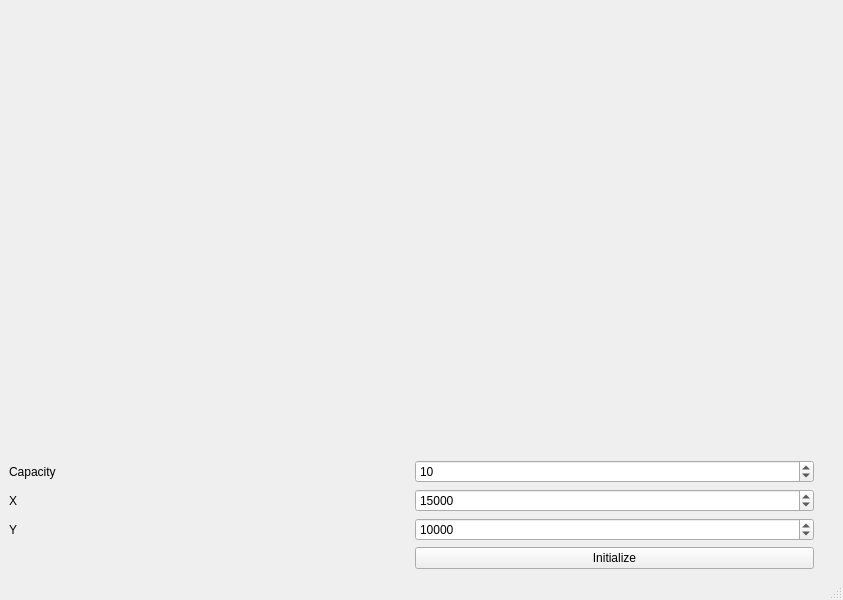
<?xml version="1.0" encoding="UTF-8"?>
<ui version="4.0">
 <class>MainWindow</class>
 <widget class="QMainWindow" name="MainWindow">
  <property name="geometry">
   <rect>
    <x>0</x>
    <y>0</y>
    <width>843</width>
    <height>600</height>
   </rect>
  </property>
  <property name="windowTitle">
   <string>MainWindow</string>
  </property>
  <widget class="QWidget" name="centralwidget">
   <layout class="QGridLayout" name="gridLayout">
    <item row="2" column="0">
     <widget class="QLabel" name="label_2">
      <property name="text">
       <string>X</string>
      </property>
     </widget>
    </item>
    <item row="0" column="0" colspan="2">
     <layout class="QGridLayout" name="mainFrame"/>
    </item>
    <item row="0" column="2">
     <spacer name="verticalSpacer">
      <property name="orientation">
       <enum>Qt::Vertical</enum>
      </property>
      <property name="sizeHint" stdset="0">
       <size>
        <width>20</width>
        <height>40</height>
       </size>
      </property>
     </spacer>
    </item>
    <item row="1" column="1">
     <widget class="QSpinBox" name="capacity">
      <property name="minimum">
       <number>1</number>
      </property>
      <property name="maximum">
       <number>250</number>
      </property>
      <property name="value">
       <number>10</number>
      </property>
     </widget>
    </item>
    <item row="3" column="0">
     <widget class="QLabel" name="label_3">
      <property name="text">
       <string>Y</string>
      </property>
     </widget>
    </item>
    <item row="3" column="1">
     <widget class="QSpinBox" name="y">
      <property name="minimum">
       <number>1</number>
      </property>
      <property name="maximum">
       <number>100000</number>
      </property>
      <property name="value">
       <number>10000</number>
      </property>
     </widget>
    </item>
    <item row="1" column="0">
     <widget class="QLabel" name="label">
      <property name="text">
       <string>Capacity</string>
      </property>
     </widget>
    </item>
    <item row="4" column="1">
     <widget class="QPushButton" name="init">
      <property name="text">
       <string>Initialize</string>
      </property>
     </widget>
    </item>
    <item row="2" column="1">
     <widget class="QSpinBox" name="x">
      <property name="minimum">
       <number>1</number>
      </property>
      <property name="maximum">
       <number>100000</number>
      </property>
      <property name="value">
       <number>15000</number>
      </property>
     </widget>
    </item>
   </layout>
  </widget>
  <widget class="QMenuBar" name="menubar">
   <property name="geometry">
    <rect>
     <x>0</x>
     <y>0</y>
     <width>843</width>
     <height>30</height>
    </rect>
   </property>
  </widget>
  <widget class="QStatusBar" name="statusbar"/>
 </widget>
 <resources/>
 <connections/>
</ui>
